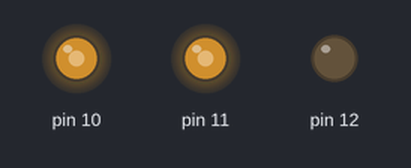
Bench run of a sketch on a simulated Arduino Uno, built with avr-gcc and run on an emulated ATmega328P. On the bench: output pins drawn as LEDs (lit = HIGH). What the sketch prints to the serial monitor is not drawn.

Above: at 0.05 s.
At 7.0 s:
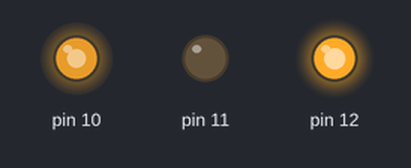
Timing chart, 0 to 9.2 s (numbered marks = the images above):
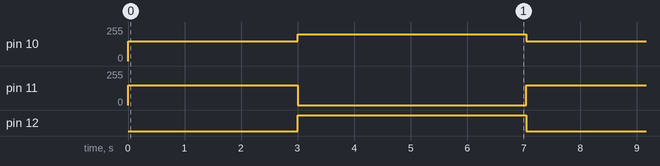

Measured:
- by itself, pin 10: alternates 200/255 for 4.1 s and 150/255 for 3.0 s
- by itself, pin 11: alternates 150/255 for 3.0 s and 0/255 for 4.1 s
- by itself, pin 12: alternates HIGH for 4.1 s and LOW for 3.0 s

The sketch:

comunicacion_mbed_motores_control.ino
```cpp
int ibyte;
int Encoder_m1=A1;//Analogico 1
int Encoder_m2=A0;//Analogico 0
//int Input1,Input2;
int m1a=0;
///////////////////////////////////////////
unsigned long lastTime;
double Input1,Input2, Output1,Output2, Setpoint_m1,Setpoint_m2;
double errSum1,errSum2,lastInput1,lastInput2;
double kp1, ki1, kd1;
int SampleTime = 30; // Tiempo de muestreo de 1 segundo.


void Compute()
{
unsigned long now = millis();
int timeChange = (now - lastTime);
if(timeChange>=SampleTime)
{
// Calcula todas las variables de errores.
double error1 = Setpoint_m1 - Input1;
errSum1 += error1;


double dInput1 = (Input1 - lastInput1);

// Calculamos la función de salida del PID para el motor1.
Output1= kp1 * error1 + ki1 * errSum1 - kd1 * dInput1;

// Guardamos el valor de algunas variables para el próximo ciclo de cálculo.
lastInput1 = Input1; //motor1

lastTime = now;
}
}

void SetTunings_m1(double Kp, double Ki, double Kd) //sintonizando controlador del motor1
{
double SampleTimeInSec = ((double)SampleTime)/1000;
kp1 = Kp;
ki1 = Ki * SampleTimeInSec;
kd1 = Kd / SampleTimeInSec;
}


void setup() {
  // initialize both serial ports:
  Serial.begin(9600);
  SetTunings_m1(1, 2, 1);
}

void loop() {

//  Setpoint_m1=80;
//
//    // Rutina del controlador PID
////  Input1=(analogRead(Encoder_m1)-267)/2.15;
//   Input1=(analogRead(Encoder_m1)-267)/2.15;
//  if(Input1<0)Input1=0;
//
//  Compute();
//  m1a=Output1;
  //saturacion de la señal de control
  //*******************************
  if(m1a>250)m1a=250;
  if(m1a<0)m1a=0;
  analogWrite(10,150);
  analogWrite(12,0);
  analogWrite(11,150);
  delay(3000);
  analogWrite(10,200);
  analogWrite(12,200);
  analogWrite(11,0);
    delay(4000);

  Serial.println("SetPoint   velocidad  control");
  Serial.print(Setpoint_m1);
  Serial.print("     ");
  Serial.print(Input1);//motor1
  Serial.print("     ");
  Serial.println(m1a);//motor1
  delay(50);
}
```
